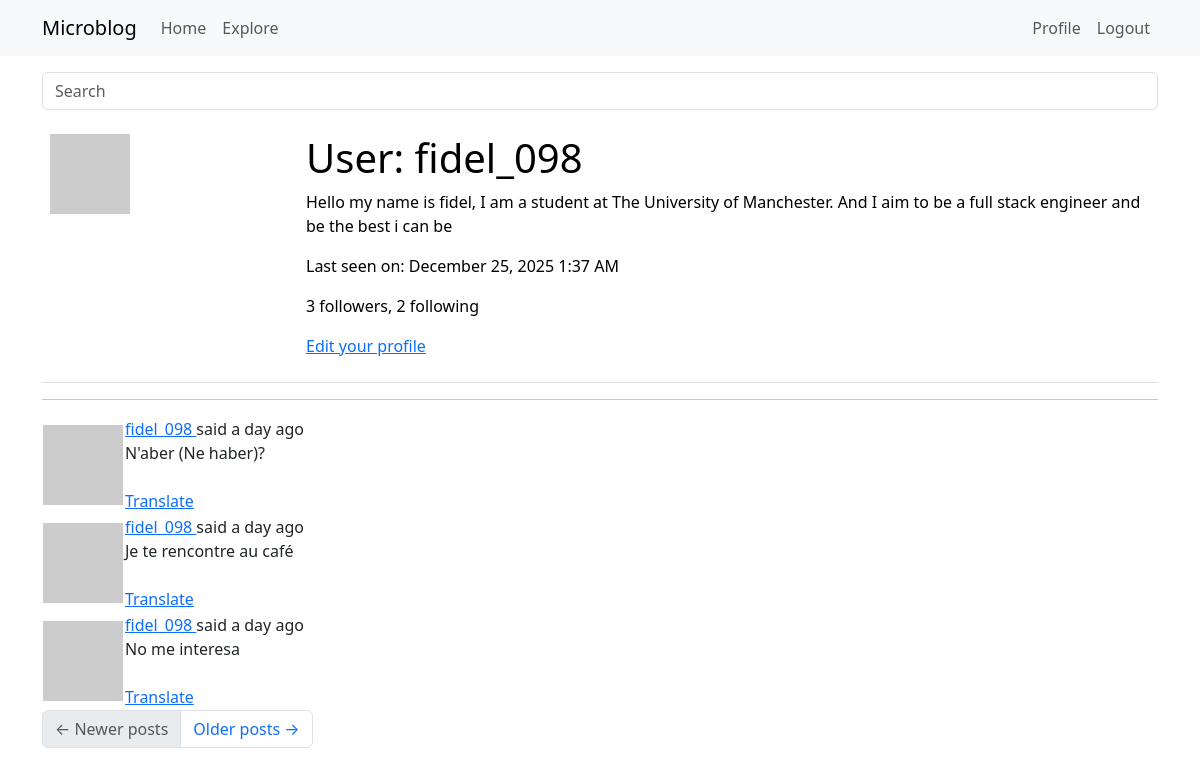
The page /user/fidel_098 (signed in) on the database as committed earlier.
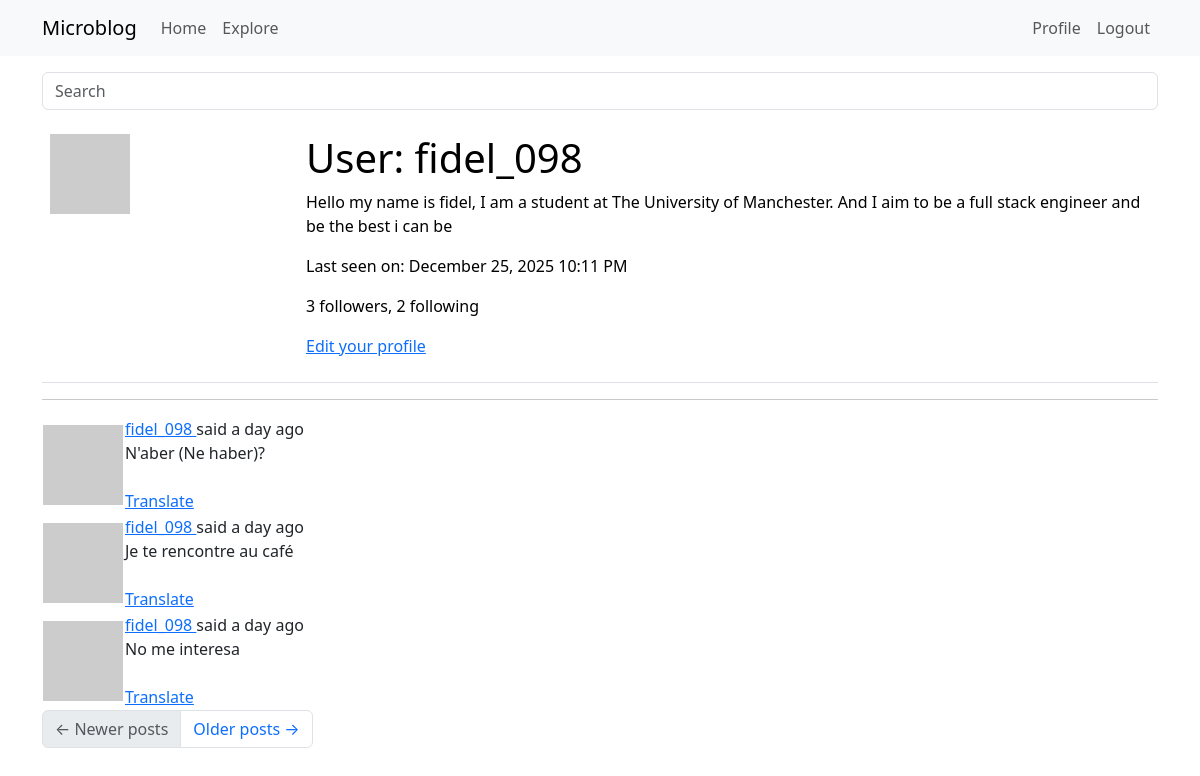
The same page on the database as committed later.
### app/models.py (models this page shows, shortened)
class User(UserMixin, db.Model):
    id: so.Mapped[int] = so.mapped_column(primary_key=True)
    username: so.Mapped[str] = so.mapped_column(sa.String(64), index=True, unique=True)
    email: so.Mapped[str] = so.mapped_column(sa.String(120), index=True, unique=True)
    password_hash: so.Mapped[Optional[str]] = so.mapped_column(sa.String(256))
    posts: so.WriteOnlyMapped['Post'] = so.relationship(back_populates='author')
    about_me: so.Mapped[Optional[str]] = so.mapped_column(sa.String(140))
    last_seen: so.Mapped[Optional[datetime]] = so.mapped_column(default=lambda:
                                datetime.now(timezone.utc))
    def avatar(self, size):
        digest = md5(self.email.lower().encode('utf-8')).hexdigest()
        return f'https://www.gravatar.com/avatar/{digest}?d=identicon&s={size}'
    following: so.WriteOnlyMapped['User'] = so.relationship(
        secondary=followers,
        primaryjoin=(followers.c.follower_id == id),
        secondaryjoin=(followers.c.followed_id == id),
        back_populates='followers')
    followers: so.WriteOnlyMapped['User'] = so.relationship(
        secondary=followers, primaryjoin=(followers.c.followed_id == id),
        secondaryjoin=(followers.c.follower_id == id),
        back_populates='following')
    def followers_count(self):
        query = sa.select(sa.func.count()).select_from(
            self.followers.select().subquery())
        return db.session.scalar(query)
    def following_count(self):
        query = sa.select(sa.func.count()).select_from(
            self.following.select().subquery())
        return db.session.scalar(query)

class SearchableMixin(object):
    @classmethod
    def before_commit(cls, session):
        session._changes = { #session._changes is a custom attribute added to the session object to track changes made during the session
            'add': list(session.new), #list of new objects to be added
            'update': list(session.dirty), #list of modified objects
            'delete': list(session.deleted) #list of deleted objects
        }
    @classmethod
    def after_commit(cls, session):
        for obj in session._changes['add']:
            if isinstance(obj, SearchableMixin):
                add_to_index(obj.__tablename__, obj)
        for obj in session._changes['update']:
            if isinstance(obj, SearchableMixin):
                add_to_index(obj.__tablename__, obj)
        for obj in session._changes['delete']:
            if isinstance(obj, SearchableMixin):
                remove_from_index(obj.__tablename__, obj)
        session._changes = None

class Post(SearchableMixin, db.Model):
    __searchable__ = ['body'] #this indicates that the body field of the Post model should be indexed for full-text search
    id: so.Mapped[int] = so.mapped_column(primary_key=True)
    body: so.Mapped[str] = so.mapped_column(sa.String(140))
    timestamp: so.Mapped[datetime] = so.mapped_column(index=True, default=lambda: datetime.now(timezone.utc))
    user_id: so.Mapped[int] = so.mapped_column(sa.ForeignKey(User.id), index=True)
    author: so.Mapped[User] = so.relationship(back_populates='posts')
    language: so.Mapped[Optional[str]] = so.mapped_column(sa.String(5))

### app/main/routes.py (the view)
@bp.route('/user/<username>')
@login_required
def user(username):
    user = db.first_or_404(sa.select(User).where(User.username == username))
    page = request.args.get('page', 1, type=int)
    query = user.posts.select().order_by(Post.timestamp.desc())
    posts = db.paginate(query, page=page, per_page=current_app.config['POSTS_PER_PAGE'], error_out=False)
    prev_url=None
    next_url=None
    if posts.has_next:
        next_url = url_for('main.user', username=user.username, page=posts.next_num)
    else:
        None
    if posts.has_prev:
        prev_url = url_for('main.user', username=user.username, page=posts.prev_num)
    else:
        None
    form = EmptyForm()
    return render_template('user.html',form=form,
                           posts=posts.items, next_url=next_url,
                           prev_url=prev_url, user=user)

### app/main/forms.py
class SearchForm(FlaskForm):
    q = StringField(_l('Search'), validators=[DataRequired()])
    def __init__(self, *args, **kwargs):
        if 'formdata' not in kwargs:
            kwargs['formdata'] = request.args
        if 'meta' not in kwargs:
            kwargs['meta'] = {'csrf': False}
        super(SearchForm, self).__init__(*args, **kwargs)

class EmptyForm(FlaskForm):
    submit = SubmitField(_l('Submit'))

### app/__init__.py (called while the page is built)
def get_locale():
    return request.accept_languages.best_match(current_app.config['LANGUAGES'])

### app/main/routes.py (called while the page is built)
@bp.before_request
def before_request():
    if current_user.is_authenticated:
        current_user.last_seen = datetime.now(timezone.utc)
        db.session.commit()
        g.search_form = SearchForm()
    g.locale = str(get_locale())

### app/models.py (called while the page is built)
@login.user_loader
def load_user(id):
    return db.session.get(User, int(id))

### app/templates/user.html (shortened to what this page needs)
 {%extends "base.html" %}
 {% block content %}
    <table class="table table-hover">
        <tr valign="top">
             <td width="256px"><img src = "{{ user.avatar(128) }}"></td>
             <td>
                <h1>{{ _('User') }}: {{ user.username }}</h1>
                {% if user.about_me %}<p>{{ user.about_me }}</p>{% endif %}
                {% if user.last_seen %}<p>{{ _('Last seen on') }}: {{ moment(user.last_seen).format('LLL') }}</p>{% endif %}
                 <p>{{ _('%(count)d followers', count=user.followers_count()) }}, {{ _('%(count)d following', count=user.following_count()) }}</p>
                 {% if user == current_user %}
                <p><a href="{{ url_for('main.edit_profile') }}">{{ _('Edit your profile') }}</a></p>
                {% endif %}
            </td>
        </tr>
    </table>
    <hr>
    {% for post in posts %}
        {% include '_post.html' %}
    {% endfor %}
    <nav aria-label="Post navigation">
        <ul class="pagination">
            <li class="page-item{% if not prev_url %} disabled{% endif %}">
                <a class="page-link" href="{{ prev_url }}">
                    <span aria-hidden="true">&larr;</span> Newer posts
                </a>
            </li>
            <li class="page-item{% if not next_url %} disabled{% endif %}">
                <a class="page-link" href="{{ next_url }}">
                    Older posts <span aria-hidden="true">&rarr;</span>
                </a>
            </li>
        </ul>
    </nav>
{% endblock %}

### app/templates/base.html (shortened to what this page needs)
<!doctype html>
<html>
    <head>
      <link
        href="https://cdn.jsdelivr.net/npm/bootstrap@5.3.2/dist/css/bootstrap.min.css"
        rel="stylesheet"
      >
    </head>
    <body>
        <nav class="navbar navbar-expand-lg bg-body-tertiary">
        <div class="container">
          <a class="navbar-brand" href="{{ url_for('main.index') }}">Microblog</a>
        <div class="collapse navbar-collapse" id="navbarSupportedContent">
          <ul class="navbar-nav me-auto mb-2 mb-lg-0">
            <li class="nav-item">
              <a class="nav-link" aria-current="page" href="{{ url_for('main.index') }}">Home</a>
            </li>
            <li class="nav-item">
              <a class="nav-link" aria-current="page" href="{{ url_for('main.explore') }}">Explore</a>
            </li>
          </ul>
          <ul class="navbar-nav mb-2 mb-lg-0">
          {% if current_user.is_anonymous %}
          <li class="nav-item">
              <a class="nav-link" aria-current="page" href="{{ url_for('auth.login') }}">Login</a>
          </li>
            {% else %}
          <li class="nav-item">
              <a class="nav-link" aria-current="page" href="{{ url_for('main.user', username=current_user.username) }}">Profile</a>
          </li>
          <li class="nav-item">
              <a class="nav-link" aria-current="page" href="{{ url_for('auth.logout') }}">Logout</a>
            </li>
          {% endif %}
        </ul>
        </div>
      </div>
    </nav>
    <div class="container mt-3">
      {% if g.search_form %}
          <form method="GET" action="{{ url_for('main.search') }}" class="mb-3">
           <div class="input-group">
               {{ g.search_form.q(size=20, class='form-control', placeholder=g.search_form.q.label.text) }}
              </div>
            </form>
        {% endif %}
        {% block content %}{% endblock %}
      </div>
  </body>
</html>

### app/templates/_post.html (shortened to what this page needs)
<table class=""table table-hover>
    <tr>
        <td width="70px">
            <a href="{{ url_for('main.user', username=post.author.username) }}">
            <img src="{{ post.author.avatar(36) }}">
            </a>
        </td>
        <td>
            {{ _('%(username)s said %(when)s',
                username=user_link, when=moment(post.timestamp).fromNow()) }}
                <br>
            <span id="post{{ post.id }}">{{ post.body }}</span>
            {% if post.language and post.language != g.locale %}
            <br><br>
            <span id="translation{{ post.id }}">
                    <a href="javascript:translate(
                                'post{{ post.id }}',
                                'translation{{ post.id }}',
                                '{{ post.language }}',
                                '{{ g.locale }}');">{{ _('Translate') }}</a>
                </span>
            {% endif %}
        </td>
    </tr>
</table>

Rows that differ between the two databases and show on the page:
changed User "fidel_098": last_seen "December 25, 2025 1:37 AM" → "December 25, 2025 10:11 PM"
